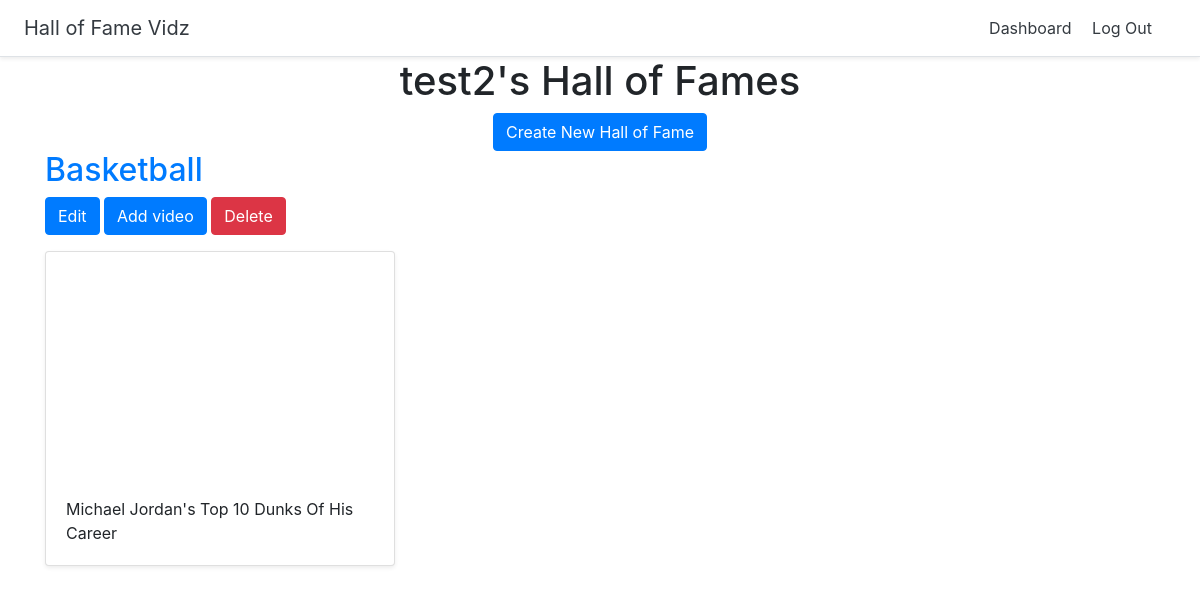
The app's page /dashboard (signed in) with its own data.
### halls/models.py (models this page shows)
class Hall(models.Model):
	title = models.CharField(max_length=255)
	user = models.ForeignKey(User, on_delete=models.CASCADE)

class Video(models.Model):
	title = models.CharField(max_length=255)
	url = models.URLField()
	youtube_id = models.CharField(max_length=255)
	hall = models.ForeignKey(Hall, on_delete=models.CASCADE)

### halls/views.py (the view)
# urls.py: path('dashboard', views.dashboard, name='dashboard'),
@login_required
def dashboard(request):
    halls = Hall.objects.filter(user=request.user)
    return render(request, 'halls/dashboard.html', {'halls':halls})

### halls/templates/halls/dashboard.html
{% extends 'halls/base.html' %}
{% block content %}
<div class="container">
	<div class="text-center">
		<h1>{{ user.username }}'s Hall of Fames</h1>
		<a href="{% url 'create_hall' %}" class="btn btn-primary">Create New Hall of Fame</a>
	</div>
		{% for hall in halls %}
		<h2><a href="{% url 'detail_hall' hall.id %}">{{ hall.title }}</a></h2>
		<a href="{% url 'update_hall' hall.id %}" class="btn btn-primary">Edit</a>
		<a href="{% url 'add_video' hall.id %}" class="btn btn-primary">Add video</a>
		<a href="{% url 'delete_hall' hall.id %}" class="btn btn-danger">Delete</a>
		<div class="row">
			{% for video in hall.video_set.all%}
				<div class="col-md-4 mt-3">
					<div class="card mb-4 shadow-sm">
						<iframe width="100%" height="225" src="https://www.youtube.com/embed/{{ video.youtube_id }}" frameborder="0" allow="accelerometer; autoplay; encrypted-media; gyroscope; picture-in-picture" allowfullscreen></iframe>
						<div class="card-body">
							<p class="card-text">{{ video.title }}</p>
						</div>
					</div>
				</div>
			{% endfor %}
		</div>
		{% endfor %}
</div>
{% endblock %}

### records on screen
Hall: title "Basketball"
Video: title "Michael Jordan's Top 10 Dunks Of His Career"

### other values on screen
{{ user.username }} "test2"
